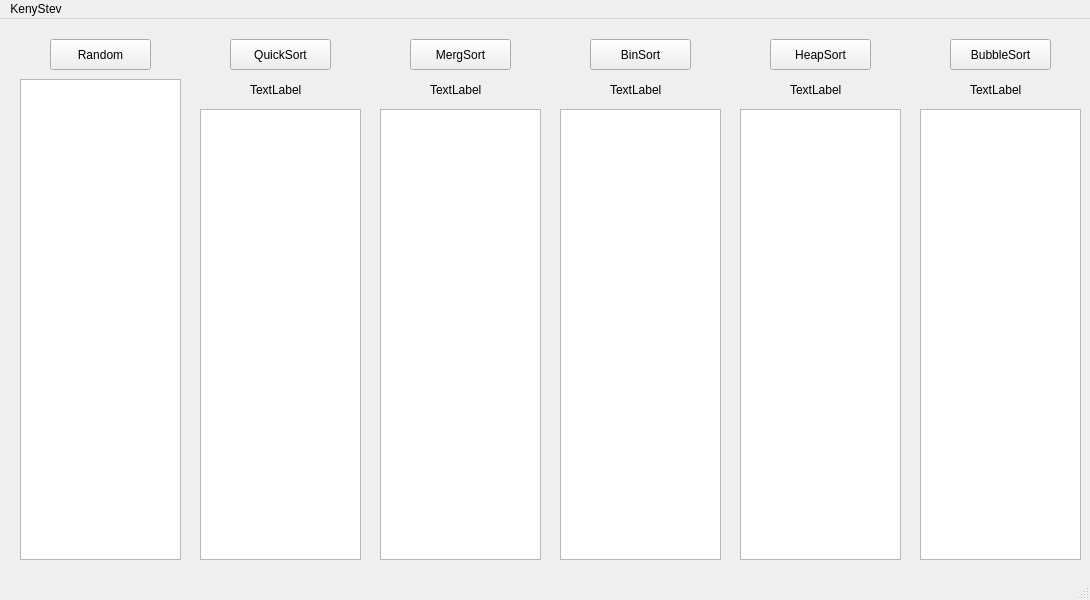
<?xml version="1.0" encoding="UTF-8"?>
<ui version="4.0">
 <class>Sorts</class>
 <widget class="QMainWindow" name="Sorts">
  <property name="geometry">
   <rect>
    <x>0</x>
    <y>0</y>
    <width>1090</width>
    <height>600</height>
   </rect>
  </property>
  <property name="windowTitle">
   <string>MainWindow</string>
  </property>
  <widget class="QWidget" name="centralwidget">
   <widget class="QListWidget" name="listRandom">
    <property name="geometry">
     <rect>
      <x>20</x>
      <y>60</y>
      <width>161</width>
      <height>481</height>
     </rect>
    </property>
   </widget>
   <widget class="QPushButton" name="btnRandom">
    <property name="geometry">
     <rect>
      <x>50</x>
      <y>20</y>
      <width>101</width>
      <height>31</height>
     </rect>
    </property>
    <property name="text">
     <string>Random</string>
    </property>
   </widget>
   <widget class="QPushButton" name="btnQuick">
    <property name="geometry">
     <rect>
      <x>230</x>
      <y>20</y>
      <width>101</width>
      <height>31</height>
     </rect>
    </property>
    <property name="text">
     <string>QuickSort</string>
    </property>
   </widget>
   <widget class="QListWidget" name="listQuick">
    <property name="geometry">
     <rect>
      <x>200</x>
      <y>90</y>
      <width>161</width>
      <height>451</height>
     </rect>
    </property>
   </widget>
   <widget class="QPushButton" name="btnMerge">
    <property name="geometry">
     <rect>
      <x>410</x>
      <y>20</y>
      <width>101</width>
      <height>31</height>
     </rect>
    </property>
    <property name="text">
     <string>MergSort</string>
    </property>
   </widget>
   <widget class="QListWidget" name="listMerge">
    <property name="geometry">
     <rect>
      <x>380</x>
      <y>90</y>
      <width>161</width>
      <height>451</height>
     </rect>
    </property>
   </widget>
   <widget class="QPushButton" name="btnBin">
    <property name="geometry">
     <rect>
      <x>590</x>
      <y>20</y>
      <width>101</width>
      <height>31</height>
     </rect>
    </property>
    <property name="text">
     <string>BinSort</string>
    </property>
   </widget>
   <widget class="QListWidget" name="listBin">
    <property name="geometry">
     <rect>
      <x>560</x>
      <y>90</y>
      <width>161</width>
      <height>451</height>
     </rect>
    </property>
   </widget>
   <widget class="QPushButton" name="btnHeap">
    <property name="geometry">
     <rect>
      <x>770</x>
      <y>20</y>
      <width>101</width>
      <height>31</height>
     </rect>
    </property>
    <property name="text">
     <string>HeapSort</string>
    </property>
   </widget>
   <widget class="QListWidget" name="listHeap">
    <property name="geometry">
     <rect>
      <x>740</x>
      <y>90</y>
      <width>161</width>
      <height>451</height>
     </rect>
    </property>
   </widget>
   <widget class="QPushButton" name="btnBubble">
    <property name="geometry">
     <rect>
      <x>950</x>
      <y>20</y>
      <width>101</width>
      <height>31</height>
     </rect>
    </property>
    <property name="text">
     <string>BubbleSort</string>
    </property>
   </widget>
   <widget class="QListWidget" name="listBubble">
    <property name="geometry">
     <rect>
      <x>920</x>
      <y>90</y>
      <width>161</width>
      <height>451</height>
     </rect>
    </property>
   </widget>
   <widget class="QLabel" name="txtQuick">
    <property name="geometry">
     <rect>
      <x>250</x>
      <y>60</y>
      <width>66</width>
      <height>21</height>
     </rect>
    </property>
    <property name="text">
     <string>TextLabel</string>
    </property>
   </widget>
   <widget class="QLabel" name="txtMerge">
    <property name="geometry">
     <rect>
      <x>430</x>
      <y>60</y>
      <width>66</width>
      <height>21</height>
     </rect>
    </property>
    <property name="text">
     <string>TextLabel</string>
    </property>
   </widget>
   <widget class="QLabel" name="txtBin">
    <property name="geometry">
     <rect>
      <x>610</x>
      <y>60</y>
      <width>66</width>
      <height>21</height>
     </rect>
    </property>
    <property name="text">
     <string>TextLabel</string>
    </property>
   </widget>
   <widget class="QLabel" name="txtHeap">
    <property name="geometry">
     <rect>
      <x>790</x>
      <y>60</y>
      <width>66</width>
      <height>21</height>
     </rect>
    </property>
    <property name="text">
     <string>TextLabel</string>
    </property>
   </widget>
   <widget class="QLabel" name="txtBubble">
    <property name="geometry">
     <rect>
      <x>970</x>
      <y>60</y>
      <width>66</width>
      <height>21</height>
     </rect>
    </property>
    <property name="text">
     <string>TextLabel</string>
    </property>
   </widget>
  </widget>
  <widget class="QMenuBar" name="menubar">
   <property name="geometry">
    <rect>
     <x>0</x>
     <y>0</y>
     <width>1090</width>
     <height>27</height>
    </rect>
   </property>
   <widget class="QMenu" name="menuKenyStev">
    <property name="title">
     <string>KenyStev</string>
    </property>
   </widget>
   <addaction name="menuKenyStev"/>
  </widget>
  <widget class="QStatusBar" name="statusbar"/>
 </widget>
 <resources/>
 <connections/>
</ui>
